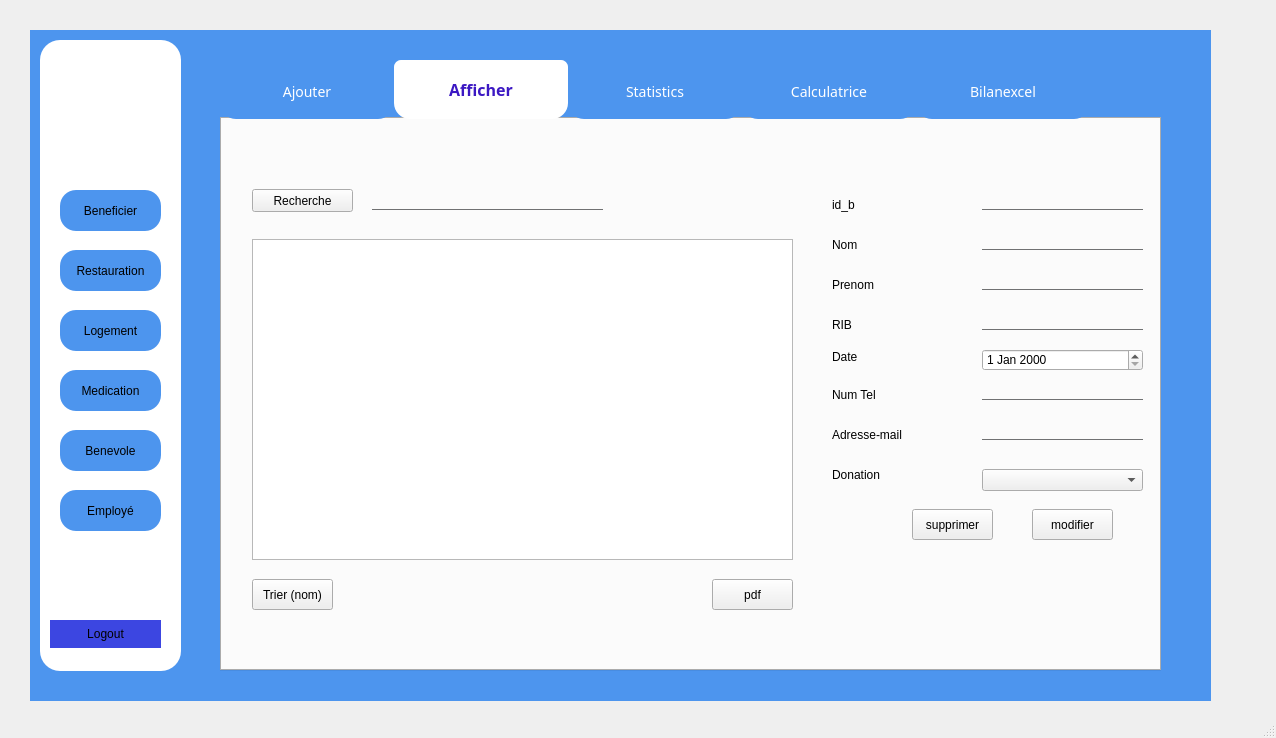
<?xml version="1.0" encoding="UTF-8"?>
<ui version="4.0">
 <class>MainWindow</class>
 <widget class="QMainWindow" name="MainWindow">
  <property name="geometry">
   <rect>
    <x>0</x>
    <y>0</y>
    <width>1276</width>
    <height>738</height>
   </rect>
  </property>
  <property name="windowTitle">
   <string>MainWindow</string>
  </property>
  <widget class="QWidget" name="centralwidget">
   <widget class="QLabel" name="label">
    <property name="geometry">
     <rect>
      <x>40</x>
      <y>40</y>
      <width>141</width>
      <height>631</height>
     </rect>
    </property>
    <property name="autoFillBackground">
     <bool>false</bool>
    </property>
    <property name="styleSheet">
     <string notr="true">background-color: #FFFFFF;
color: rgb(170, 0, 0);
border-radius:20;</string>
    </property>
    <property name="frameShape">
     <enum>QFrame::Panel</enum>
    </property>
    <property name="frameShadow">
     <enum>QFrame::Plain</enum>
    </property>
    <property name="text">
     <string/>
    </property>
   </widget>
   <widget class="QLabel" name="Logo">
    <property name="geometry">
     <rect>
      <x>40</x>
      <y>50</y>
      <width>141</width>
      <height>121</height>
     </rect>
    </property>
    <property name="styleSheet">
     <string notr="true">#Logo{

border-radius:16px;


background-color: #FFFFFF;
}

#Logo:hover{
border-radius:20px;
font: 12pt 'Century Gothic';
background:#FFFFFF;


}</string>
    </property>
    <property name="text">
     <string/>
    </property>
    <property name="pixmap">
     <pixmap>../../Downloads/logosdf.png</pixmap>
    </property>
    <property name="scaledContents">
     <bool>true</bool>
    </property>
   </widget>
   <widget class="QPushButton" name="Beneficier">
    <property name="geometry">
     <rect>
      <x>60</x>
      <y>190</y>
      <width>101</width>
      <height>41</height>
     </rect>
    </property>
    <property name="styleSheet">
     <string notr="true">#Beneficier{

border-radius:16px;


background-color: #4d95ee;
}

#Beneficier:hover{
border-radius:20px;
font: 12pt 'Century Gothic';
background:#FFFFFF;


}</string>
    </property>
    <property name="text">
     <string>Beneficier</string>
    </property>
   </widget>
   <widget class="QPushButton" name="Logout">
    <property name="geometry">
     <rect>
      <x>50</x>
      <y>620</y>
      <width>111</width>
      <height>28</height>
     </rect>
    </property>
    <property name="styleSheet">
     <string notr="true">#Logout{

border-radius:20px;


background-color: #4d95ee;
	background-color: rgb(60, 70, 225);
}

#Logout:hover{
border-radius:20px;
background:#FFFFFF;


}</string>
    </property>
    <property name="text">
     <string>Logout</string>
    </property>
   </widget>
   <widget class="QPushButton" name="Restauration">
    <property name="geometry">
     <rect>
      <x>60</x>
      <y>250</y>
      <width>101</width>
      <height>41</height>
     </rect>
    </property>
    <property name="styleSheet">
     <string notr="true">#Restauration{

border-radius:16px;


background-color: #4d95ee;
}

#Restauration:hover{
border-radius:20px;
font: 8pt 'Century Gothic';
background:#FFFFFF;


}</string>
    </property>
    <property name="text">
     <string>Restauration</string>
    </property>
   </widget>
   <widget class="QPushButton" name="Logement">
    <property name="geometry">
     <rect>
      <x>60</x>
      <y>310</y>
      <width>101</width>
      <height>41</height>
     </rect>
    </property>
    <property name="styleSheet">
     <string notr="true">#Logement{

border-radius:16px;


background-color: #4d95ee;
}

#Logement:hover{
border-radius:20px;
font: 12pt 'Century Gothic';
background:#FFFFFF;


}</string>
    </property>
    <property name="text">
     <string>Logement</string>
    </property>
   </widget>
   <widget class="QPushButton" name="Medication">
    <property name="geometry">
     <rect>
      <x>60</x>
      <y>370</y>
      <width>101</width>
      <height>41</height>
     </rect>
    </property>
    <property name="styleSheet">
     <string notr="true">#Medication{

border-radius:16px;


background-color: #4d95ee;
}

#Medication:hover{
border-radius:20px;
font: 9pt 'Century Gothic';
background:#FFFFFF;


}</string>
    </property>
    <property name="text">
     <string>Medication</string>
    </property>
   </widget>
   <widget class="QPushButton" name="Benevole">
    <property name="geometry">
     <rect>
      <x>60</x>
      <y>430</y>
      <width>101</width>
      <height>41</height>
     </rect>
    </property>
    <property name="styleSheet">
     <string notr="true">#Benevole{

border-radius:16px;


background-color: #4d95ee;
}

#Benevole:hover{
border-radius:20px;
font: 12pt 'Century Gothic';
background:#FFFFFF;


}</string>
    </property>
    <property name="text">
     <string>Benevole</string>
    </property>
   </widget>
   <widget class="QPushButton" name="Employe">
    <property name="geometry">
     <rect>
      <x>60</x>
      <y>490</y>
      <width>101</width>
      <height>41</height>
     </rect>
    </property>
    <property name="styleSheet">
     <string notr="true">#Employe{

border-radius:16px;


background-color: #4d95ee;
}

#Employe:hover{
border-radius:20px;
font: 12pt 'Century Gothic';
background:#FFFFFF;


}</string>
    </property>
    <property name="text">
     <string>Employé</string>
    </property>
   </widget>
   <widget class="QTabWidget" name="QTabBar">
    <property name="geometry">
     <rect>
      <x>220</x>
      <y>60</y>
      <width>941</width>
      <height>611</height>
     </rect>
    </property>
    <property name="minimumSize">
     <size>
      <width>0</width>
      <height>0</height>
     </size>
    </property>
    <property name="font">
     <font>
      <family>Microsoft YaHei UI Light</family>
      <pointsize>16</pointsize>
      <weight>50</weight>
      <italic>false</italic>
      <bold>false</bold>
      <kerning>true</kerning>
     </font>
    </property>
    <property name="cursor">
     <cursorShape>PointingHandCursor</cursorShape>
    </property>
    <property name="styleSheet">
     <string notr="true">
QTabBar::tab {
border-radius:16;
width:150px;
background: #4d95ee;
border: 20px  #535353;
border-bottom-color: #535353; 
border-top-left-radius: 7px;
border-top-right-radius: 7px;
min-width: 90px;
padding: 12px;
color: rgb(172, 160, 190);
	color: #FFFFFF;
font: 12pt 'Century Gothic';
font-size:14px;Century Gothic, Helvetica, sans-serif;
font-weight:200;
}
QTabBar::tab:selected,QTabBar::tab:hover {
	
	font: 10pt 'Century Gothic';
	color: #3c18c3;
	background-color: #FFFFFF;

}
QTabBar::tab:selected {
font: 12pt 'Century Gothic';
border-color: #760404;
border-bottom-color: #760404; /* same as pane color */
font: 12pt 'Century Gothic';
color: #3c18c3;
font-size: 16px;
font-family:Century Gothic,Solid;
font-weight:500;

}
QTabBar::tab:!selected {
margin-top: 5px; /* make non-selected tabs look smaller */
}</string>
    </property>
    <property name="currentIndex">
     <number>1</number>
    </property>
    <widget class="QWidget" name="QTabBarPage1_2">
     <attribute name="title">
      <string>Ajouter</string>
     </attribute>
     <widget class="QLabel" name="Nom">
      <property name="geometry">
       <rect>
        <x>10</x>
        <y>90</y>
        <width>111</width>
        <height>31</height>
       </rect>
      </property>
      <property name="text">
       <string>Nom</string>
      </property>
     </widget>
     <widget class="QLabel" name="Num">
      <property name="geometry">
       <rect>
        <x>10</x>
        <y>300</y>
        <width>111</width>
        <height>31</height>
       </rect>
      </property>
      <property name="text">
       <string>Num Tel</string>
      </property>
     </widget>
     <widget class="QLabel" name="Prenom">
      <property name="geometry">
       <rect>
        <x>10</x>
        <y>140</y>
        <width>111</width>
        <height>31</height>
       </rect>
      </property>
      <property name="text">
       <string>Prenom</string>
      </property>
     </widget>
     <widget class="QLabel" name="Mail">
      <property name="geometry">
       <rect>
        <x>10</x>
        <y>360</y>
        <width>111</width>
        <height>31</height>
       </rect>
      </property>
      <property name="text">
       <string>Email</string>
      </property>
     </widget>
     <widget class="QLabel" name="Donation_2">
      <property name="geometry">
       <rect>
        <x>10</x>
        <y>420</y>
        <width>111</width>
        <height>31</height>
       </rect>
      </property>
      <property name="text">
       <string>Donation</string>
      </property>
     </widget>
     <widget class="QLineEdit" name="AjouterNom">
      <property name="geometry">
       <rect>
        <x>180</x>
        <y>90</y>
        <width>491</width>
        <height>22</height>
       </rect>
      </property>
      <property name="cursor">
       <cursorShape>ArrowCursor</cursorShape>
      </property>
      <property name="styleSheet">
       <string notr="true">border:none;
border-bottom:1px solid #707172;
background: transparent;</string>
      </property>
      <property name="placeholderText">
       <string/>
      </property>
      <property name="cursorMoveStyle">
       <enum>Qt::VisualMoveStyle</enum>
      </property>
      <property name="clearButtonEnabled">
       <bool>false</bool>
      </property>
     </widget>
     <widget class="QLineEdit" name="AjouterPrenom">
      <property name="geometry">
       <rect>
        <x>180</x>
        <y>140</y>
        <width>491</width>
        <height>22</height>
       </rect>
      </property>
      <property name="styleSheet">
       <string notr="true">border:none;
border-bottom:1px solid #707172;
background: transparent;

</string>
      </property>
      <property name="placeholderText">
       <string/>
      </property>
      <property name="clearButtonEnabled">
       <bool>false</bool>
      </property>
     </widget>
     <widget class="QLineEdit" name="AjouterNumero">
      <property name="geometry">
       <rect>
        <x>180</x>
        <y>300</y>
        <width>491</width>
        <height>22</height>
       </rect>
      </property>
      <property name="styleSheet">
       <string notr="true">border:none;
border-bottom:1px solid #707172;
background: transparent;</string>
      </property>
      <property name="placeholderText">
       <string/>
      </property>
      <property name="clearButtonEnabled">
       <bool>false</bool>
      </property>
     </widget>
     <widget class="QLineEdit" name="AjouterEmail">
      <property name="geometry">
       <rect>
        <x>180</x>
        <y>360</y>
        <width>491</width>
        <height>22</height>
       </rect>
      </property>
      <property name="styleSheet">
       <string notr="true">border:none;
border-bottom:1px solid #707172;
background: transparent;</string>
      </property>
      <property name="placeholderText">
       <string/>
      </property>
      <property name="clearButtonEnabled">
       <bool>false</bool>
      </property>
     </widget>
     <widget class="QPushButton" name="BouttonAjouter">
      <property name="geometry">
       <rect>
        <x>580</x>
        <y>510</y>
        <width>131</width>
        <height>31</height>
       </rect>
      </property>
      <property name="text">
       <string>Ajouter</string>
      </property>
     </widget>
     <widget class="QPushButton" name="BouttonQuitter">
      <property name="geometry">
       <rect>
        <x>750</x>
        <y>510</y>
        <width>131</width>
        <height>31</height>
       </rect>
      </property>
      <property name="text">
       <string>Quitter</string>
      </property>
     </widget>
     <widget class="QLabel" name="Date">
      <property name="geometry">
       <rect>
        <x>10</x>
        <y>200</y>
        <width>101</width>
        <height>16</height>
       </rect>
      </property>
      <property name="text">
       <string>Date </string>
      </property>
     </widget>
     <widget class="QDateEdit" name="datebar">
      <property name="geometry">
       <rect>
        <x>180</x>
        <y>190</y>
        <width>491</width>
        <height>31</height>
       </rect>
      </property>
      <property name="styleSheet">
       <string notr="true">#datebar{
border-radius:10;
height: 60;
border:20px;
padding: 5px;
}</string>
      </property>
     </widget>
     <widget class="QLabel" name="label_5">
      <property name="geometry">
       <rect>
        <x>680</x>
        <y>100</y>
        <width>271</width>
        <height>331</height>
       </rect>
      </property>
      <property name="text">
       <string/>
      </property>
      <property name="pixmap">
       <pixmap>../../Downloads/donation.png</pixmap>
      </property>
      <property name="scaledContents">
       <bool>true</bool>
      </property>
     </widget>
     <widget class="QLabel" name="CIN_2">
      <property name="geometry">
       <rect>
        <x>10</x>
        <y>250</y>
        <width>111</width>
        <height>31</height>
       </rect>
      </property>
      <property name="text">
       <string>RIB</string>
      </property>
     </widget>
     <widget class="QLineEdit" name="AjouterRib">
      <property name="geometry">
       <rect>
        <x>180</x>
        <y>250</y>
        <width>491</width>
        <height>22</height>
       </rect>
      </property>
      <property name="styleSheet">
       <string notr="true">border:none;
border-bottom:1px solid #707172;
background: transparent;</string>
      </property>
      <property name="placeholderText">
       <string/>
      </property>
      <property name="clearButtonEnabled">
       <bool>false</bool>
      </property>
     </widget>
     <widget class="QLabel" name="Nom_2">
      <property name="geometry">
       <rect>
        <x>10</x>
        <y>40</y>
        <width>111</width>
        <height>31</height>
       </rect>
      </property>
      <property name="text">
       <string>id_b</string>
      </property>
     </widget>
     <widget class="QLineEdit" name="Ajouterid_b">
      <property name="geometry">
       <rect>
        <x>180</x>
        <y>40</y>
        <width>491</width>
        <height>22</height>
       </rect>
      </property>
      <property name="cursor">
       <cursorShape>ArrowCursor</cursorShape>
      </property>
      <property name="styleSheet">
       <string notr="true">border:none;
border-bottom:1px solid #707172;
background: transparent;</string>
      </property>
      <property name="placeholderText">
       <string/>
      </property>
      <property name="cursorMoveStyle">
       <enum>Qt::VisualMoveStyle</enum>
      </property>
      <property name="clearButtonEnabled">
       <bool>false</bool>
      </property>
     </widget>
     <widget class="QComboBox" name="comboBox_dono">
      <property name="geometry">
       <rect>
        <x>180</x>
        <y>421</y>
        <width>391</width>
        <height>31</height>
       </rect>
      </property>
     </widget>
    </widget>
    <widget class="QWidget" name="Afficher">
     <attribute name="title">
      <string>Afficher</string>
     </attribute>
     <widget class="QLabel" name="label_9">
      <property name="geometry">
       <rect>
        <x>40</x>
        <y>130</y>
        <width>56</width>
        <height>16</height>
       </rect>
      </property>
      <property name="text">
       <string>TextLabel</string>
      </property>
     </widget>
     <widget class="QPushButton" name="tri_4">
      <property name="geometry">
       <rect>
        <x>30</x>
        <y>460</y>
        <width>81</width>
        <height>31</height>
       </rect>
      </property>
      <property name="styleSheet">
       <string notr="true">#tri{

border-radius:8px;


background-color: rgb(172, 160, 190);
color:white;
font: 9pt 'Century Gothic';
}
</string>
      </property>
      <property name="text">
       <string>Trier (nom)</string>
      </property>
     </widget>
     <widget class="QPushButton" name="RechercherDon">
      <property name="geometry">
       <rect>
        <x>30</x>
        <y>70</y>
        <width>101</width>
        <height>23</height>
       </rect>
      </property>
      <property name="styleSheet">
       <string notr="true">#rechercherClient_4{

border-radius:8px;


background-color: rgb(172, 160, 190);
color:white;
font: 9pt 'Century Gothic';
}
</string>
      </property>
      <property name="text">
       <string>Recherche</string>
      </property>
     </widget>
     <widget class="QPushButton" name="supprimerClient_7">
      <property name="geometry">
       <rect>
        <x>690</x>
        <y>390</y>
        <width>81</width>
        <height>31</height>
       </rect>
      </property>
      <property name="styleSheet">
       <string notr="true">#supprimerClient_4{

border-radius:8px;


background-color: rgb(172, 160, 190);
color:white;
font: 9pt 'Century Gothic';
}
</string>
      </property>
      <property name="text">
       <string>supprimer</string>
      </property>
     </widget>
     <widget class="QTableView" name="affichageDon">
      <property name="geometry">
       <rect>
        <x>30</x>
        <y>120</y>
        <width>541</width>
        <height>321</height>
       </rect>
      </property>
     </widget>
     <widget class="QPushButton" name="modifierClient_7">
      <property name="geometry">
       <rect>
        <x>810</x>
        <y>390</y>
        <width>81</width>
        <height>31</height>
       </rect>
      </property>
      <property name="styleSheet">
       <string notr="true">#modifierClient_4{

border-radius:8px;


background-color: rgb(172, 160, 190);
color:white;
font: 9pt 'Century Gothic';
}
</string>
      </property>
      <property name="text">
       <string>modifier</string>
      </property>
     </widget>
     <widget class="QPushButton" name="pdf_9">
      <property name="geometry">
       <rect>
        <x>490</x>
        <y>460</y>
        <width>81</width>
        <height>31</height>
       </rect>
      </property>
      <property name="styleSheet">
       <string notr="true">#pdf_6{

border-radius:8px;


background-color: rgb(172, 160, 190);
color:white;
font: 9pt 'Century Gothic';
}
</string>
      </property>
      <property name="text">
       <string>pdf</string>
      </property>
     </widget>
     <widget class="QLineEdit" name="RechercheDon">
      <property name="geometry">
       <rect>
        <x>150</x>
        <y>70</y>
        <width>231</width>
        <height>21</height>
       </rect>
      </property>
      <property name="styleSheet">
       <string notr="true">border:none;
border-bottom:1px solid #707172;
background: transparent;</string>
      </property>
     </widget>
     <widget class="QLabel" name="AffNum">
      <property name="geometry">
       <rect>
        <x>610</x>
        <y>260</y>
        <width>111</width>
        <height>31</height>
       </rect>
      </property>
      <property name="text">
       <string>Num Tel</string>
      </property>
     </widget>
     <widget class="QLabel" name="AffNom">
      <property name="geometry">
       <rect>
        <x>610</x>
        <y>110</y>
        <width>111</width>
        <height>31</height>
       </rect>
      </property>
      <property name="text">
       <string>Nom</string>
      </property>
     </widget>
     <widget class="QPushButton" name="BouttonQuitter_2">
      <property name="geometry">
       <rect>
        <x>1110</x>
        <y>470</y>
        <width>131</width>
        <height>31</height>
       </rect>
      </property>
      <property name="text">
       <string>Quitter</string>
      </property>
     </widget>
     <widget class="QLabel" name="AffMail">
      <property name="geometry">
       <rect>
        <x>610</x>
        <y>300</y>
        <width>111</width>
        <height>31</height>
       </rect>
      </property>
      <property name="text">
       <string>Adresse-mail</string>
      </property>
     </widget>
     <widget class="QLineEdit" name="modif_nom">
      <property name="geometry">
       <rect>
        <x>760</x>
        <y>110</y>
        <width>161</width>
        <height>21</height>
       </rect>
      </property>
      <property name="styleSheet">
       <string notr="true">border:none;
border-bottom:1px solid #707172;
background: transparent;</string>
      </property>
      <property name="placeholderText">
       <string/>
      </property>
      <property name="clearButtonEnabled">
       <bool>false</bool>
      </property>
     </widget>
     <widget class="QLabel" name="AffPrenom">
      <property name="geometry">
       <rect>
        <x>610</x>
        <y>150</y>
        <width>111</width>
        <height>31</height>
       </rect>
      </property>
      <property name="text">
       <string>Prenom</string>
      </property>
     </widget>
     <widget class="QLabel" name="AffRib">
      <property name="geometry">
       <rect>
        <x>610</x>
        <y>190</y>
        <width>111</width>
        <height>31</height>
       </rect>
      </property>
      <property name="text">
       <string>RIB</string>
      </property>
     </widget>
     <widget class="QLabel" name="AffDonation">
      <property name="geometry">
       <rect>
        <x>610</x>
        <y>340</y>
        <width>111</width>
        <height>31</height>
       </rect>
      </property>
      <property name="text">
       <string>Donation</string>
      </property>
     </widget>
     <widget class="QLineEdit" name="modif_num">
      <property name="geometry">
       <rect>
        <x>760</x>
        <y>260</y>
        <width>161</width>
        <height>21</height>
       </rect>
      </property>
      <property name="styleSheet">
       <string notr="true">border:none;
border-bottom:1px solid #707172;
background: transparent;</string>
      </property>
      <property name="placeholderText">
       <string/>
      </property>
      <property name="clearButtonEnabled">
       <bool>false</bool>
      </property>
     </widget>
     <widget class="QLineEdit" name="modif_mail">
      <property name="geometry">
       <rect>
        <x>760</x>
        <y>300</y>
        <width>161</width>
        <height>21</height>
       </rect>
      </property>
      <property name="styleSheet">
       <string notr="true">border:none;
border-bottom:1px solid #707172;
background: transparent;</string>
      </property>
      <property name="placeholderText">
       <string/>
      </property>
      <property name="clearButtonEnabled">
       <bool>false</bool>
      </property>
     </widget>
     <widget class="QLineEdit" name="modif_prenom">
      <property name="geometry">
       <rect>
        <x>760</x>
        <y>150</y>
        <width>161</width>
        <height>21</height>
       </rect>
      </property>
      <property name="styleSheet">
       <string notr="true">border:none;
border-bottom:1px solid #707172;
background: transparent;</string>
      </property>
      <property name="placeholderText">
       <string/>
      </property>
      <property name="clearButtonEnabled">
       <bool>false</bool>
      </property>
     </widget>
     <widget class="QLineEdit" name="modif_rib">
      <property name="geometry">
       <rect>
        <x>760</x>
        <y>190</y>
        <width>161</width>
        <height>21</height>
       </rect>
      </property>
      <property name="styleSheet">
       <string notr="true">border:none;
border-bottom:1px solid #707172;
background: transparent;</string>
      </property>
      <property name="placeholderText">
       <string/>
      </property>
      <property name="clearButtonEnabled">
       <bool>false</bool>
      </property>
     </widget>
     <widget class="QDateEdit" name="lineeditdateTimeEdit_3">
      <property name="geometry">
       <rect>
        <x>760</x>
        <y>230</y>
        <width>161</width>
        <height>22</height>
       </rect>
      </property>
     </widget>
     <widget class="QLabel" name="Date_2">
      <property name="geometry">
       <rect>
        <x>610</x>
        <y>230</y>
        <width>101</width>
        <height>16</height>
       </rect>
      </property>
      <property name="text">
       <string>Date </string>
      </property>
     </widget>
     <widget class="QLabel" name="AffNom_2">
      <property name="geometry">
       <rect>
        <x>610</x>
        <y>70</y>
        <width>111</width>
        <height>31</height>
       </rect>
      </property>
      <property name="text">
       <string>id_b</string>
      </property>
     </widget>
     <widget class="QLineEdit" name="modif_id_b">
      <property name="geometry">
       <rect>
        <x>760</x>
        <y>70</y>
        <width>161</width>
        <height>21</height>
       </rect>
      </property>
      <property name="styleSheet">
       <string notr="true">border:none;
border-bottom:1px solid #707172;
background: transparent;</string>
      </property>
      <property name="placeholderText">
       <string/>
      </property>
      <property name="clearButtonEnabled">
       <bool>false</bool>
      </property>
     </widget>
     <widget class="QComboBox" name="comboBox_modif_donation">
      <property name="geometry">
       <rect>
        <x>760</x>
        <y>350</y>
        <width>161</width>
        <height>22</height>
       </rect>
      </property>
     </widget>
    </widget>
    <widget class="QWidget" name="Statistics">
     <attribute name="title">
      <string>Statistics</string>
     </attribute>
     <widget class="QLabel" name="label_3">
      <property name="geometry">
       <rect>
        <x>10</x>
        <y>20</y>
        <width>861</width>
        <height>481</height>
       </rect>
      </property>
      <property name="text">
       <string/>
      </property>
      <property name="pixmap">
       <pixmap>image/finance.jpg</pixmap>
      </property>
     </widget>
    </widget>
    <widget class="QWidget" name="Calculatrice">
     <attribute name="title">
      <string>Calculatrice</string>
     </attribute>
    </widget>
    <widget class="QWidget" name="Bilanexcel">
     <attribute name="title">
      <string>Bilanexcel</string>
     </attribute>
    </widget>
   </widget>
   <widget class="QLabel" name="label_4">
    <property name="geometry">
     <rect>
      <x>30</x>
      <y>30</y>
      <width>1181</width>
      <height>671</height>
     </rect>
    </property>
    <property name="styleSheet">
     <string notr="true">background-color: #4d95ee;</string>
    </property>
    <property name="text">
     <string/>
    </property>
    <property name="pixmap">
     <pixmap>../../Downloads/fond-bleu-degrade-luxe-abstrait-bleu-fonce-lisse-vignette-noire-studio-banner.jpg</pixmap>
    </property>
   </widget>
   <zorder>label_4</zorder>
   <zorder>label</zorder>
   <zorder>Logo</zorder>
   <zorder>Beneficier</zorder>
   <zorder>Logout</zorder>
   <zorder>Restauration</zorder>
   <zorder>Logement</zorder>
   <zorder>Medication</zorder>
   <zorder>Benevole</zorder>
   <zorder>Employe</zorder>
   <zorder>QTabBar</zorder>
  </widget>
  <widget class="QMenuBar" name="menubar">
   <property name="geometry">
    <rect>
     <x>0</x>
     <y>0</y>
     <width>1276</width>
     <height>26</height>
    </rect>
   </property>
  </widget>
  <widget class="QStatusBar" name="statusbar"/>
 </widget>
 <resources/>
 <connections/>
</ui>
